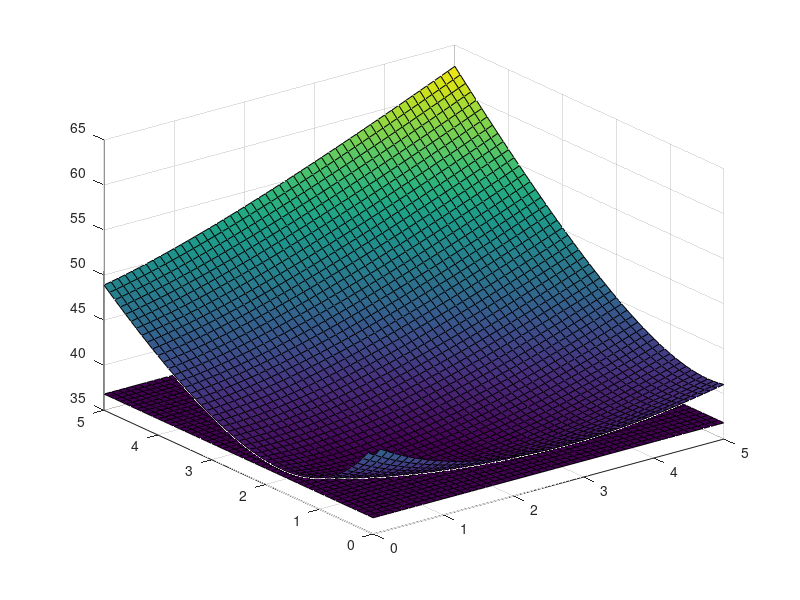

This figure's MATLAB source:
clear all
close all
M=3; %number of users
hall = ones(1,M); %all the channels
Dall = [8 12 16]; %all the deadlines
N = 10; %number of bits

Poma=0; % max power needed by OMA
for m =1 : M
    if m >1
        Poma(m) = (exp(N/(Dall(m) - Dall(m-1)))-1)/hall(m);
    else
        Poma(m) = (exp(N/(Dall(m) ))-1)/hall(m);
    end
end

tm(1) = Dall(1);% User 1's deadline, t1
P = zeros(M,M); 
P(1,1) = (exp(N/tm(1))-1)/hall(1); %User 1's transmit power
am1(1) = 1/(1+P(1,1)*hall(1)); % a21 is decided by User 1's parameters
for m = 2: M
    tm(m) = Dall(m) - Dall(m-1);
    if tm(m)<=-N/log(am1(m-1))  %hybrid NOMA
        Pm1 = (am1(m-1)*exp( (N-Dall(m-1)*log(am1(m-1)))/(Dall(m))  )-1)/am1(m-1)/hall(m);
        Pmm = ( exp((N-Dall(m-1)*log(am1(m-1)))/(Dall(m))  )-1)/hall(m);
        P(m,1:m-1) = Pm1;
        P(m,m) = Pmm;
    else %OMA
        P(m,m) =  (exp(N/tm(m))-1)/hall(m);
    end
    am1(m) = 1/(1 + sum(P(1:m,1).*hall(1:m).'));
end 

oma = tm(1)*P(1,1);;
ojbe = tm(1)*P(1,1);
for m = 2: M
    oma = oma + tm(m)*Poma(m);
    for n = 1 : m
        ojbe = ojbe + tm(n)*P(m,n);
    end
end


P11 = P(1,1); P21 = P(2,1); P22 = P(2,2);
t1 = Dall(1); t2 = Dall(2) - Dall(1); t3 = Dall(3) - Dall(2);
h1 = hall(1); h2 = hall(2); h3 = hall(3);
Pvec = [0:0.1: 5];
for i = 1 : length(Pvec)
    for j = 1: length(Pvec)
            P31 = Pvec(i); P32 = Pvec(j);  
            nbit_2slot = t1*log(1+P31*h3/(1+P11*h1+P21*h2))...
                +t2*log(1+P32*h3/(1+P22*h2));
            P33x = (exp( (N-nbit_2slot)/t3 )-1)/h3;
            if P33x>0 & P33x<Poma(3)
                es(i,j) = t1*P31 + t2*P32 + t3*P33x;                
            else
                es(i,j) = inf;           
            end
    end
end

obj3 = t1*P(3,1) + t2*P(3,2) + t3*P(3,3);

surf(Pvec,Pvec,es) 

hold

surf(Pvec, Pvec, obj3*ones(length(Pvec),length(Pvec)))
%alpha 0.3
            

